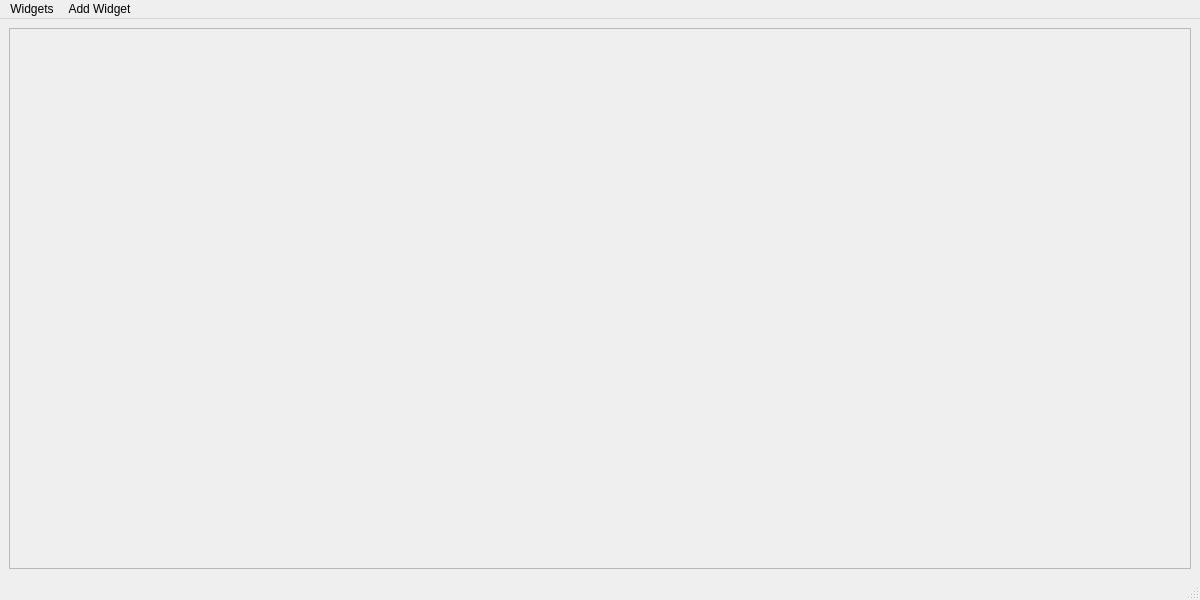
<?xml version="1.0" encoding="UTF-8"?>
<ui version="4.0">
 <class>widgetsWindow</class>
 <widget class="QMainWindow" name="widgetsWindow">
  <property name="geometry">
   <rect>
    <x>0</x>
    <y>0</y>
    <width>1200</width>
    <height>600</height>
   </rect>
  </property>
  <property name="sizePolicy">
   <sizepolicy hsizetype="MinimumExpanding" vsizetype="MinimumExpanding">
    <horstretch>0</horstretch>
    <verstretch>0</verstretch>
   </sizepolicy>
  </property>
  <property name="windowTitle">
   <string>Widgets</string>
  </property>
  <widget class="QWidget" name="centralwidget">
   <layout class="QVBoxLayout" name="verticalLayout">
    <item>
     <widget class="QScrollArea" name="scrollArea">
      <property name="verticalScrollBarPolicy">
       <enum>Qt::ScrollBarAsNeeded</enum>
      </property>
      <property name="horizontalScrollBarPolicy">
       <enum>Qt::ScrollBarAsNeeded</enum>
      </property>
      <property name="sizeAdjustPolicy">
       <enum>QAbstractScrollArea::AdjustToContents</enum>
      </property>
      <property name="widgetResizable">
       <bool>true</bool>
      </property>
      <widget class="QWidget" name="scrollAreaWidgetContents">
       <property name="geometry">
        <rect>
         <x>0</x>
         <y>0</y>
         <width>1184</width>
         <height>542</height>
        </rect>
       </property>
      </widget>
     </widget>
    </item>
   </layout>
  </widget>
  <widget class="QMenuBar" name="menubar">
   <property name="geometry">
    <rect>
     <x>0</x>
     <y>0</y>
     <width>1200</width>
     <height>20</height>
    </rect>
   </property>
   <widget class="QMenu" name="menuWidgets">
    <property name="title">
     <string>Add Widget</string>
    </property>
    <addaction name="actionAdd_SliderWidget"/>
    <addaction name="actionAdd_Dial_Widget"/>
    <addaction name="actionButton"/>
    <addaction name="actionSignal_Generator"/>
   </widget>
   <widget class="QMenu" name="menuWidgets_2">
    <property name="title">
     <string>Widgets</string>
    </property>
    <addaction name="actionRemove_All"/>
    <addaction name="separator"/>
    <addaction name="actionLoad"/>
    <addaction name="actionSave"/>
   </widget>
   <addaction name="menuWidgets_2"/>
   <addaction name="menuWidgets"/>
  </widget>
  <widget class="QStatusBar" name="statusbar"/>
  <action name="actionAdd_SliderWidget">
   <property name="text">
    <string>Slider</string>
   </property>
   <property name="toolTip">
    <string>Add Slider Widget</string>
   </property>
  </action>
  <action name="actionAdd_Dial_Widget">
   <property name="text">
    <string>Dial</string>
   </property>
  </action>
  <action name="actionLoad">
   <property name="text">
    <string>Load</string>
   </property>
  </action>
  <action name="actionSave">
   <property name="text">
    <string>Save</string>
   </property>
  </action>
  <action name="actionRemove_All">
   <property name="text">
    <string>Remove All</string>
   </property>
  </action>
  <action name="actionButton">
   <property name="text">
    <string>Button</string>
   </property>
  </action>
  <action name="actionSignal_Generator">
   <property name="text">
    <string>Signal Generator</string>
   </property>
  </action>
 </widget>
 <resources/>
 <connections/>
</ui>
